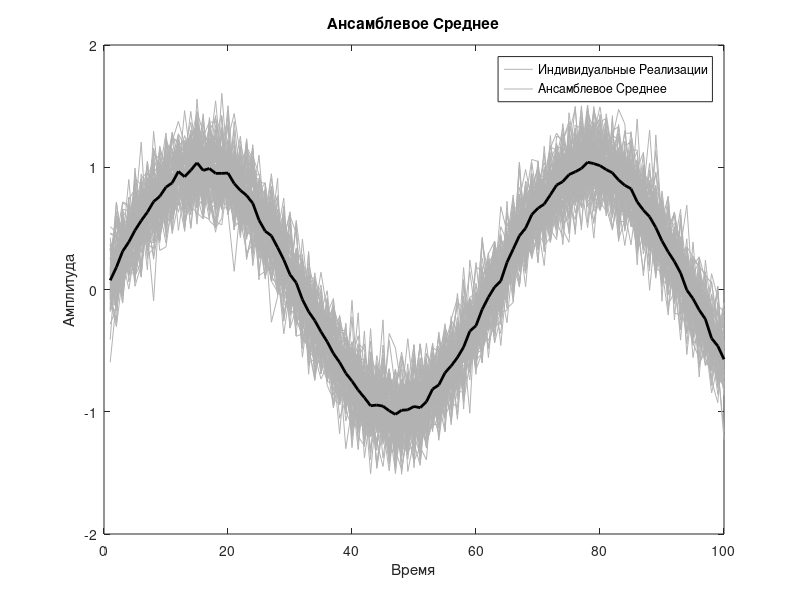

The MATLAB script that drew this image:
% Генерация ансамбля сигналов с случайным шумом
R = 100; % Количество реализаций
T = 100; % Количество точек данных в каждой реализации
ensemble = sin(0.1 * (1:T)) + 0.2 * randn(R, T);

% Расчет ансамблевого среднего
ensemble_average = mean(ensemble, 1);

% Построение графика: индивидуальные реализации и ансамблевое среднее
figure;
plot(1:T, ensemble', 'Color', [0.7, 0.7, 0.7]); % Серые линии для индивидуальных реализаций
hold on;
plot(1:T, ensemble_average, 'k-', 'LineWidth', 2); % Черная линия для ансамблевого среднего
xlabel('Время');
ylabel('Амплитуда');
title('Ансамблевое Среднее');
legend('Индивидуальные Реализации', 'Ансамблевое Среднее');

